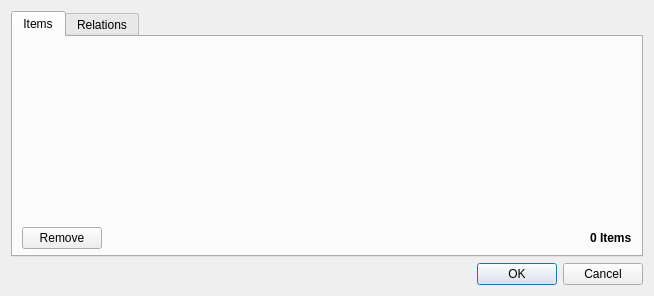
<?xml version="1.0" encoding="UTF-8"?>
<ui version="4.0">
 <class>BulkEditDialog</class>
 <widget class="QDialog" name="BulkEditDialog">
  <property name="geometry">
   <rect>
    <x>0</x>
    <y>0</y>
    <width>654</width>
    <height>296</height>
   </rect>
  </property>
  <property name="windowTitle">
   <string>Bulk Edit Items</string>
  </property>
  <layout class="QVBoxLayout" name="verticalLayout">
   <item>
    <widget class="QTabWidget" name="tabWidget">
     <property name="currentIndex">
      <number>0</number>
     </property>
     <property name="iconSize">
      <size>
       <width>20</width>
       <height>20</height>
      </size>
     </property>
     <widget class="QWidget" name="itemsTab">
      <attribute name="title">
       <string>Items</string>
      </attribute>
      <layout class="QVBoxLayout" name="verticalLayout_3">
       <property name="bottomMargin">
        <number>6</number>
       </property>
       <item>
        <widget class="QTreeView" name="itemsTree">
         <property name="styleSheet">
          <string notr="true">QTreeView{
	background: transparent; 
	border:0;
}</string>
         </property>
         <property name="editTriggers">
          <set>QAbstractItemView::NoEditTriggers</set>
         </property>
         <property name="allColumnsShowFocus">
          <bool>true</bool>
         </property>
         <attribute name="headerDefaultSectionSize">
          <number>0</number>
         </attribute>
        </widget>
       </item>
       <item>
        <layout class="QHBoxLayout" name="buttonBoxItems">
         <item>
          <widget class="QPushButton" name="buttonRemoveItem">
           <property name="toolTip">
            <string>Remove from Bulk Edit</string>
           </property>
           <property name="text">
            <string>Remove</string>
           </property>
           <property name="iconSize">
            <size>
             <width>18</width>
             <height>18</height>
            </size>
           </property>
          </widget>
         </item>
         <item>
          <spacer name="horizontalSpacer_3">
           <property name="orientation">
            <enum>Qt::Horizontal</enum>
           </property>
           <property name="sizeHint" stdset="0">
            <size>
             <width>40</width>
             <height>20</height>
            </size>
           </property>
          </spacer>
         </item>
         <item>
          <widget class="QLabel" name="labelItemsCount">
           <property name="text">
            <string>&lt;html&gt;&lt;head/&gt;&lt;body&gt;&lt;p&gt;&lt;span style=&quot; font-weight:600;&quot;&gt;0 Items&lt;/span&gt;&lt;/p&gt;&lt;/body&gt;&lt;/html&gt;</string>
           </property>
          </widget>
         </item>
        </layout>
       </item>
      </layout>
     </widget>
     <widget class="QWidget" name="relationsTab">
      <attribute name="title">
       <string>Relations</string>
      </attribute>
      <layout class="QVBoxLayout" name="verticalLayout_2">
       <property name="bottomMargin">
        <number>6</number>
       </property>
       <item>
        <widget class="QTreeView" name="relationsTree">
         <property name="styleSheet">
          <string notr="true">QTreeView{
	background: transparent; 
	border:0;
}</string>
         </property>
         <property name="editTriggers">
          <set>QAbstractItemView::NoEditTriggers</set>
         </property>
         <property name="allColumnsShowFocus">
          <bool>true</bool>
         </property>
         <attribute name="headerDefaultSectionSize">
          <number>0</number>
         </attribute>
        </widget>
       </item>
       <item>
        <layout class="QHBoxLayout" name="buttonBoxRelations">
         <item>
          <widget class="QPushButton" name="buttonAddRelation">
           <property name="toolTip">
            <string>Add Relation Argument</string>
           </property>
           <property name="text">
            <string>Add</string>
           </property>
           <property name="iconSize">
            <size>
             <width>18</width>
             <height>18</height>
            </size>
           </property>
          </widget>
         </item>
         <item>
          <widget class="QPushButton" name="buttonRemoveRelation">
           <property name="toolTip">
            <string>Remove Selected Row</string>
           </property>
           <property name="text">
            <string>Remove</string>
           </property>
           <property name="iconSize">
            <size>
             <width>18</width>
             <height>18</height>
            </size>
           </property>
          </widget>
         </item>
         <item>
          <spacer name="horizontalSpacer_2">
           <property name="orientation">
            <enum>Qt::Horizontal</enum>
           </property>
           <property name="sizeHint" stdset="0">
            <size>
             <width>40</width>
             <height>20</height>
            </size>
           </property>
          </spacer>
         </item>
         <item>
          <widget class="QPushButton" name="buttonClearRelations">
           <property name="toolTip">
            <string>Clear All Rows</string>
           </property>
           <property name="text">
            <string>Clear</string>
           </property>
           <property name="iconSize">
            <size>
             <width>18</width>
             <height>18</height>
            </size>
           </property>
          </widget>
         </item>
        </layout>
       </item>
      </layout>
     </widget>
    </widget>
   </item>
   <item>
    <widget class="QDialogButtonBox" name="buttonBox">
     <property name="orientation">
      <enum>Qt::Horizontal</enum>
     </property>
     <property name="standardButtons">
      <set>QDialogButtonBox::Cancel|QDialogButtonBox::Ok</set>
     </property>
    </widget>
   </item>
  </layout>
 </widget>
 <resources/>
 <connections>
  <connection>
   <sender>buttonBox</sender>
   <signal>accepted()</signal>
   <receiver>BulkEditDialog</receiver>
   <slot>accept()</slot>
   <hints>
    <hint type="sourcelabel">
     <x>248</x>
     <y>254</y>
    </hint>
    <hint type="destinationlabel">
     <x>157</x>
     <y>274</y>
    </hint>
   </hints>
  </connection>
  <connection>
   <sender>buttonBox</sender>
   <signal>rejected()</signal>
   <receiver>BulkEditDialog</receiver>
   <slot>reject()</slot>
   <hints>
    <hint type="sourcelabel">
     <x>316</x>
     <y>260</y>
    </hint>
    <hint type="destinationlabel">
     <x>286</x>
     <y>274</y>
    </hint>
   </hints>
  </connection>
 </connections>
</ui>
